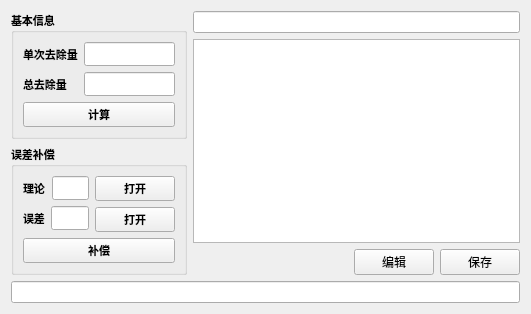
  <widget class="QWidget" name="centralWidget">
   <layout class="QGridLayout" name="gridLayout_4">
    <item row="0" column="0">
     <layout class="QVBoxLayout" name="verticalLayout_6">
      <item>
       <layout class="QHBoxLayout" name="horizontalLayout_5" stretch="1,3">
        <item>
         <layout class="QVBoxLayout" name="verticalLayout">
          <item>
           <widget class="QGroupBox" name="groupBox">
            <property name="font">
             <font>
              <family>Agency FB</family>
              <pointsize>8</pointsize>
              <weight>75</weight>
              <bold>true</bold>
             </font>
            </property>
            <property name="styleSheet">
             <string notr="true">QPalette{background:#F5F5F5;}QGroupBox#gboxDevicePanel&gt;QLabel{color:#000000;}

QWidget#frmMain,QWidget[Form=&quot;true&quot;]{
border:1px solid #B2B6B9;
border-radius:0px;
}

.QFrame{
border:1px solid #B2B6B9;
border-radius:5px;
}

QLabel,QLineEdit,QTextEdit,QPlainTextEdit,QSpinBox,QGroupBox,QComboBox,QDateEdit,QTimeEdit,QDateTimeEdit,QSpinBox,QTreeView,QListView,QTableView,QTabWidget::pane{
color:#000000;
}

QWidget#widget_title{
background:qlineargradient(spread:pad,x1:0,y1:0,x2:0,y2:1,stop:0 #E1E4E6,stop:1 #CCD3D9);
}

QLabel#lab_Ico,QLabel#lab_Title{
border-radius:0px;
color:#000000;
background-color:rgba(0,0,0,0);
border-style:none;
}

QToolButton::menu-indicator{
image:None;
}

QToolButton,QWidget#widget_frm&gt;QLabel{
border-style:none;
padding:10px;
color:#000000;
background:qlineargradient(spread:pad,x1:0,y1:0,x2:0,y2:1,stop:0 #E1E4E6,stop:1 #CCD3D9);
}

QToolButton:hover,QWidget#widget_frm&gt;QLabel:hover{
background:qlineargradient(spread:pad,x1:0,y1:0,x2:0,y2:1,stop:0 #F2F3F4,stop:1 #E7E9EB);
}

QLabel[labVideo=&quot;true&quot;]{
color:#000000;
border:1px solid #B2B6B9;
background:qlineargradient(spread:pad,x1:0,y1:0,x2:0,y2:1,stop:0 #E1E4E6,stop:1 #CCD3D9);
}

QLabel[labVideo=&quot;true&quot;]:focus{
border:1px solid #FF0000;
background:qlineargradient(spread:pad,x1:0,y1:0,x2:0,y2:1,stop:0 #F2F3F4,stop:1 #E7E9EB);
}

QLineEdit,QTextEdit,QPlainTextEdit,QSpinBox{
border:1px solid #B2B6B9;
border-radius:5px;
padding:2px;
background:none;
selection-background-color:#E1E4E6;
selection-color:#000000;
}

QLineEdit[echoMode=&quot;2&quot;]{
lineedit-password-character:9679;
}

.QGroupBox{
border:1px solid #B2B6B9;
border-radius:5px;
}

.QPushButton{
border-style:none;
border:1px solid #B2B6B9;
color:#000000;
padding:5px;
min-height:20px;
border-radius:5px;
background:qlineargradient(spread:pad,x1:0,y1:0,x2:0,y2:1,stop:0 #E1E4E6,stop:1 #CCD3D9);
}

.QPushButton:hover{
background:qlineargradient(spread:pad,x1:0,y1:0,x2:0,y2:1,stop:0 #F2F3F4,stop:1 #E7E9EB);
}

.QPushButton:pressed{
background:qlineargradient(spread:pad,x1:0,y1:0,x2:0,y2:1,stop:0 #E1E4E6,stop:1 #CCD3D9);
}

.QPushButton:disabled{
color:#838383;
background:#F4F4F4;
}

QPushButton#btnSplitterH{
padding:2px;
min-height:8px;
}

QPushButton#btnMenu,QPushButton#btnMenu_Min,QPushButton#btnMenu_Max,QPushButton#btnMenu_Close,QPushButton#btnSplitterV,QPushButton#btnSplitterH{
border-radius:0px;
color:#000000;
background-color:rgba(0,0,0,0);
border-style:none;
}

QPushButton#btnMenu:hover,QPushButton#btnMenu_Min:hover,QPushButton#btnMenu_Max:hover,QPushButton#btnSplitterV:hover,QPushButton#btnSplitterH:hover{
background-color:qlineargradient(spread:pad,x1:0,y1:1,x2:0,y2:0,stop:0 rgba(25,134,199,0),stop:1 #F2F3F4);
}

QPushButton#btnMenu_Close:hover{
background-color:qlineargradient(spread:pad,x1:0,y1:1,x2:0,y2:0,stop:0 rgba(238,0,0,128),stop:1 rgba(238,44,44,255));
}

QCheckBox{
color:#000000;
spacing:2px;
}

QCheckBox::indicator{
width:20px;
height:20px;
}

QCheckBox::indicator:unchecked{
image:url(:/image/checkbox_unchecked.png);
}

QCheckBox::indicator:checked{
image:url(:/image/checkbox_checked.png);
}

QRadioButton{
color:#000000;
spacing:2px;
}

QRadioButton::indicator{
width:15px;
height:15px;
}

QRadioButton::indicator::unchecked{
image:url(:/image/radio_normal.png);
}

QRadioButton::indicator::checked{
image:url(:/image/radio_selected.png);
}

QSpinBox::up-button,QDateEdit::up-button,QTimeEdit::up-button,QDateTimeEdit::up-button{
image:url(:/image/add_top.png);
}

QSpinBox::down-button,QDateEdit::down-button,QTimeEdit::down-button,QDateTimeEdit::down-button{
image:url(:/image/add_bottom.png);
}

QComboBox,QDateEdit,QTimeEdit,QDateTimeEdit,QSpinBox{
border-radius:3px;
padding:3px 5px 3px 5px;
border:1px solid #B2B6B9;
background:none;
selection-background-color:#E1E4E6;
selection-color:#000000;
}

QComboBox::drop-down,QDateEdit::drop-down,QTimeEdit::drop-down,QDateTimeEdit::drop-down{
subcontrol-origin:padding;
subcontrol-position:top right;
width:15px;
border-left-width:1px;
border-left-style:solid;
border-top-right-radius:3px;
border-bottom-right-radius:3px;
border-left-color:#B2B6B9;
}

QComboBox::down-arrow,QDateEdit::down-arrow,QTimeEdit::down-arrow,QDateTimeEdit::down-arrow{
image:url(:/image/add_bottom.png);
}

QMenu{
color:#000000;
background-color:#E1E4E6;
margin:2px;
}

QMenu::item{
padding:3px 20px 3px 20px;
}

QMenu::indicator{
width:13px;
height:13px;
}

QMenu::item:selected{
color:#000000;
border:0px solid #B2B6B9;
background:qlineargradient(spread:pad,x1:0,y1:0,x2:0,y2:1,stop:0 #E1E4E6,stop:1 #CCD3D9);
}

QMenu::separator{
height:1px;
background:#B2B6B9;
}

QProgressBar{
background:#E1E4E6;
border-radius:5px;
text-align:center;
border:1px solid #B2B6B9;
}

QProgressBar::chunk{
width:5px;
margin:0.5px;
background-color:#B2B6B9;
}

QSlider::groove:horizontal,QSlider::add-page:horizontal{
height:8px;
border-radius:3px;
background:#B2B6B9;
}

QSlider::sub-page:horizontal{
height:8px;
border-radius:3px;
background:#787878;
}

QSlider::handle:horizontal{
width:13px;
margin-top:-3px;
margin-bottom:-3px;
border-radius:6px;
background:qradialgradient(spread:pad,cx:0.5,cy:0.5,radius:0.5,fx:0.5,fy:0.5,stop:0.6 #FFFFFF,stop:0.8 #B2B6B9);
}

QSlider::groove:vertical,QSlider::sub-page:vertical{
width:8px;
border-radius:3px;
background:#B2B6B9;
}

QSlider::add-page:vertical{
width:8px;
border-radius:3px;
background:#787878;
}

QSlider::handle:vertical{
height:13px;
margin-left:-2px;
margin-right:-3px;
border-radius:6px;
background:qradialgradient(spread:pad,cx:0.5,cy:0.5,radius:0.5,fx:0.5,fy:0.5,stop:0.6 #FFFFFF,stop:0.8 #B2B6B9);
}

QScrollBar:vertical{
width:10px;
background-color:rgba(0,0,0,0%);
padding-top:10px;
padding-bottom:10px;
}

QScrollBar:horizontal{
height:10px;
background-color:rgba(0,0,0,0%);
padding-left:10px;
padding-right:10px;
}

QScrollBar::handle:vertical,QScrollBar::handle:horizontal{
width:10px;
background:#CCD3D9;
}

QScrollBar::handle:vertical:hover,QScrollBar::handle:horizontal:hover{
width:10px;
background:#E7E9EB;
}

QScrollBar::add-line:vertical{
height:10px;
width:10px;
subcontrol-position:bottom;
subcontrol-origin:margin;
border-border-image:url(:/image/add_bottom.png);
}

QScrollBar::add-line:horizontal{
height:10px;
width:10px;
subcontrol-position:right;
subcontrol-origin:margin;
border-image:url(:/image/add_right.png);
}

QScrollBar::sub-line:vertical{
height:10px;
width:10px;
subcontrol-position:top;
subcontrol-origin:margin;
border-image:url(:/image/add_top.png);
}

QScrollBar::sub-line:horizontal{
height:10px;
width:10px;
subcontrol-position:left;
subcontrol-origin:margin;
image:url(:/image/add_left.png);
}

QScrollBar::add-page:vertical,QScrollBar::sub-page:vertical,QScrollBar::add-page:horizontal,QScrollBar::sub-page:horizontal{
width:10px;
background:#B2B6B9;
}

QScrollArea{
border:0px;
}

QTreeView,QListView,QTableView,QTabWidget::pane{
border:1px solid #B2B6B9;
selection-background-color:#F2F3F4;
selection-color:#000000;
alternate-background-color:#E7E9EB;
}

QTableView::item:selected,QListView::item:selected,QTreeView::item:selected{
color:#000000;
background:qlineargradient(spread:pad,x1:0,y1:0,x2:0,y2:1,stop:0 #E1E4E6,stop:1 #CCD3D9);
}

QTableView::item:hover,QListView::item:hover,QTreeView::item:hover{
color:#000000;
background:qlineargradient(spread:pad,x1:0,y1:0,x2:0,y2:1,stop:0 #F2F3F4,stop:1 #E7E9EB);
}

QTableView::item,QListView::item,QTreeView::item{
padding:5px;
margin:0px;
}

QHeaderView::section,QTableCornerButton:section{
padding:3px;
margin:0px;
color:#000000;
border:1px solid #B2B6B9;
background:qlineargradient(spread:pad,x1:0,y1:0,x2:0,y2:1,stop:0 #F2F3F4,stop:1 #E7E9EB);
}

QTabBar::tab{
border-radius:5px;
border:1px solid #B2B6B9;
color:#000000;
min-width:55px;
min-height:20px;
padding:3px 8px 3px 8px;
margin:1px;
background:qlineargradient(spread:pad,x1:0,y1:0,x2:0,y2:1,stop:0 #F2F3F4,stop:1 #E7E9EB);
}

QTabBar::tab:selected,QTabBar::tab:hover{
background:qlineargradient(spread:pad,x1:0,y1:0,x2:0,y2:1,stop:0 #E1E4E6,stop:1 #CCD3D9);
}

QStatusBar::item{
border:0px solid #E1E4E6;
border-radius:3px;
}

QToolBox::tab,QToolTip,QGroupBox#gboxDevicePanel{
padding:3px;
border-radius: 5px;
color:#000000;
background:qlineargradient(spread:pad,x1:0,y1:0,x2:0,y2:1,stop:0 #E1E4E6,stop:1 #CCD3D9);
}

QToolBox::tab:selected{
background:qlineargradient(spread:pad,x1:0,y1:0,x2:0,y2:1,stop:0 #F2F3F4,stop:1 #E7E9EB);
}
</string>
            </property>
            <property name="title">
             <string>基本信息</string>
            </property>
            <layout class="QGridLayout" name="gridLayout_2">
             <item row="0" column="0">
              <layout class="QGridLayout" name="gridLayout">
               <item row="0" column="0">
                <widget class="QLabel" name="label_5">
                 <property name="font">
                  <font>
                   <family>Agency FB</family>
                  </font>
                 </property>
                 <property name="text">
                  <string>单次去除量</string>
                 </property>
                </widget>
               </item>
               <item row="1" column="1">
                <widget class="QLineEdit" name="edit_total"/>
               </item>
               <item row="0" column="1">
                <widget class="QLineEdit" name="edit_sigle"/>
               </item>
               <item row="1" column="0">
                <widget class="QLabel" name="label_6">
                 <property name="font">
                  <font>
                   <family>Agency FB</family>
                  </font>
                 </property>
                 <property name="text">
                  <string>总去除量</string>
                 </property>
                </widget>
               </item>
              </layout>
             </item>
             <item row="1" column="0">
              <widget class="QPushButton" name="pb_caculate">
               <property name="text">
                <string>计算</string>
               </property>
              </widget>
             </item>
            </layout>
           </widget>
          </item>
          <item>
           <widget class="QGroupBox" name="groupBox_2">
            <property name="font">
             <font>
              <family>Agency FB</family>
              <pointsize>8</pointsize>
              <weight>75</weight>
              <bold>true</bold>
             </font>
            </property>
            <property name="styleSheet">
             <string notr="true">QPalette{background:#F5F5F5;}QGroupBox#gboxDevicePanel&gt;QLabel{color:#000000;}

QWidget#frmMain,QWidget[Form=&quot;true&quot;]{
border:1px solid #B2B6B9;
border-radius:0px;
}

.QFrame{
border:1px solid #B2B6B9;
border-radius:5px;
}

QLabel,QLineEdit,QTextEdit,QPlainTextEdit,QSpinBox,QGroupBox,QComboBox,QDateEdit,QTimeEdit,QDateTimeEdit,QSpinBox,QTreeView,QListView,QTableView,QTabWidget::pane{
color:#000000;
}

QWidget#widget_title{
background:qlineargradient(spread:pad,x1:0,y1:0,x2:0,y2:1,stop:0 #E1E4E6,stop:1 #CCD3D9);
}

QLabel#lab_Ico,QLabel#lab_Title{
border-radius:0px;
color:#000000;
background-color:rgba(0,0,0,0);
border-style:none;
}

QToolButton::menu-indicator{
image:None;
}

QToolButton,QWidget#widget_frm&gt;QLabel{
border-style:none;
padding:10px;
color:#000000;
background:qlineargradient(spread:pad,x1:0,y1:0,x2:0,y2:1,stop:0 #E1E4E6,stop:1 #CCD3D9);
}

QToolButton:hover,QWidget#widget_frm&gt;QLabel:hover{
background:qlineargradient(spread:pad,x1:0,y1:0,x2:0,y2:1,stop:0 #F2F3F4,stop:1 #E7E9EB);
}

QLabel[labVideo=&quot;true&quot;]{
color:#000000;
border:1px solid #B2B6B9;
background:qlineargradient(spread:pad,x1:0,y1:0,x2:0,y2:1,stop:0 #E1E4E6,stop:1 #CCD3D9);
}

QLabel[labVideo=&quot;true&quot;]:focus{
border:1px solid #FF0000;
background:qlineargradient(spread:pad,x1:0,y1:0,x2:0,y2:1,stop:0 #F2F3F4,stop:1 #E7E9EB);
}

QLineEdit,QTextEdit,QPlainTextEdit,QSpinBox{
border:1px solid #B2B6B9;
border-radius:5px;
padding:2px;
background:none;
selection-background-color:#E1E4E6;
selection-color:#000000;
}

QLineEdit[echoMode=&quot;2&quot;]{
lineedit-password-character:9679;
}

.QGroupBox{
border:1px solid #B2B6B9;
border-radius:5px;
}

.QPushButton{
border-style:none;
border:1px solid #B2B6B9;
color:#000000;
padding:5px;
min-height:20px;
border-radius:5px;
background:qlineargradient(spread:pad,x1:0,y1:0,x2:0,y2:1,stop:0 #E1E4E6,stop:1 #CCD3D9);
}

.QPushButton:hover{
background:qlineargradient(spread:pad,x1:0,y1:0,x2:0,y2:1,stop:0 #F2F3F4,stop:1 #E7E9EB);
}

.QPushButton:pressed{
background:qlineargradient(spread:pad,x1:0,y1:0,x2:0,y2:1,stop:0 #E1E4E6,stop:1 #CCD3D9);
}

.QPushButton:disabled{
color:#838383;
background:#F4F4F4;
}

QPushButton#btnSplitterH{
padding:2px;
min-height:8px;
}

QPushButton#btnMenu,QPushButton#btnMenu_Min,QPushButton#btnMenu_Max,QPushButton#btnMenu_Close,QPushButton#btnSplitterV,QPushButton#btnSplitterH{
border-radius:0px;
color:#000000;
background-color:rgba(0,0,0,0);
border-style:none;
}

QPushButton#btnMenu:hover,QPushButton#btnMenu_Min:hover,QPushButton#btnMenu_Max:hover,QPushButton#btnSplitterV:hover,QPushButton#btnSplitterH:hover{
background-color:qlineargradient(spread:pad,x1:0,y1:1,x2:0,y2:0,stop:0 rgba(25,134,199,0),stop:1 #F2F3F4);
}

QPushButton#btnMenu_Close:hover{
background-color:qlineargradient(spread:pad,x1:0,y1:1,x2:0,y2:0,stop:0 rgba(238,0,0,128),stop:1 rgba(238,44,44,255));
}

QCheckBox{
color:#000000;
spacing:2px;
}

QCheckBox::indicator{
width:20px;
height:20px;
}

QCheckBox::indicator:unchecked{
image:url(:/image/checkbox_unchecked.png);
}

QCheckBox::indicator:checked{
image:url(:/image/checkbox_checked.png);
}

QRadioButton{
color:#000000;
spacing:2px;
}

QRadioButton::indicator{
width:15px;
height:15px;
}

QRadioButton::indicator::unchecked{
image:url(:/image/radio_normal.png);
}

QRadioButton::indicator::checked{
image:url(:/image/radio_selected.png);
}

QSpinBox::up-button,QDateEdit::up-button,QTimeEdit::up-button,QDateTimeEdit::up-button{
image:url(:/image/add_top.png);
}

QSpinBox::down-button,QDateEdit::down-button,QTimeEdit::down-button,QDateTimeEdit::down-button{
image:url(:/image/add_bottom.png);
}

QComboBox,QDateEdit,QTimeEdit,QDateTimeEdit,QSpinBox{
border-radius:3px;
padding:3px 5px 3px 5px;
border:1px solid #B2B6B9;
background:none;
selection-background-color:#E1E4E6;
selection-color:#000000;
}

QComboBox::drop-down,QDateEdit::drop-down,QTimeEdit::drop-down,QDateTimeEdit::drop-down{
subcontrol-origin:padding;
subcontrol-position:top right;
width:15px;
border-left-width:1px;
border-left-style:solid;
border-top-right-radius:3px;
border-bottom-right-radius:3px;
border-left-color:#B2B6B9;
}

QComboBox::down-arrow,QDateEdit::down-arrow,QTimeEdit::down-arrow,QDateTimeEdit::down-arrow{
image:url(:/image/add_bottom.png);
}

QMenu{
color:#000000;
background-color:#E1E4E6;
margin:2px;
}

QMenu::item{
padding:3px 20px 3px 20px;
}

QMenu::indicator{
width:13px;
height:13px;
}

QMenu::item:selected{
color:#000000;
border:0px solid #B2B6B9;
background:qlineargradient(spread:pad,x1:0,y1:0,x2:0,y2:1,stop:0 #E1E4E6,stop:1 #CCD3D9);
}

QMenu::separator{
height:1px;
background:#B2B6B9;
}

QProgressBar{
background:#E1E4E6;
border-radius:5px;
text-align:center;
border:1px solid #B2B6B9;
}

QProgressBar::chunk{
width:5px;
margin:0.5px;
background-color:#B2B6B9;
}

QSlider::groove:horizontal,QSlider::add-page:horizontal{
height:8px;
border-radius:3px;
background:#B2B6B9;
}

QSlider::sub-page:horizontal{
height:8px;
border-radius:3px;
background:#787878;
}

QSlider::handle:horizontal{
width:13px;
margin-top:-3px;
margin-bottom:-3px;
border-radius:6px;
background:qradialgradient(spread:pad,cx:0.5,cy:0.5,radius:0.5,fx:0.5,fy:0.5,stop:0.6 #FFFFFF,stop:0.8 #B2B6B9);
}

QSlider::groove:vertical,QSlider::sub-page:vertical{
width:8px;
border-radius:3px;
background:#B2B6B9;
}

QSlider::add-page:vertical{
width:8px;
border-radius:3px;
background:#787878;
}

QSlider::handle:vertical{
height:13px;
margin-left:-2px;
margin-right:-3px;
border-radius:6px;
background:qradialgradient(spread:pad,cx:0.5,cy:0.5,radius:0.5,fx:0.5,fy:0.5,stop:0.6 #FFFFFF,stop:0.8 #B2B6B9);
}

QScrollBar:vertical{
width:10px;
background-color:rgba(0,0,0,0%);
padding-top:10px;
padding-bottom:10px;
}

QScrollBar:horizontal{
height:10px;
background-color:rgba(0,0,0,0%);
padding-left:10px;
padding-right:10px;
}

QScrollBar::handle:vertical,QScrollBar::handle:horizontal{
width:10px;
background:#CCD3D9;
}

QScrollBar::handle:vertical:hover,QScrollBar::handle:horizontal:hover{
width:10px;
background:#E7E9EB;
}

QScrollBar::add-line:vertical{
height:10px;
width:10px;
subcontrol-position:bottom;
subcontrol-origin:margin;
border-border-image:url(:/image/add_bottom.png);
}

QScrollBar::add-line:horizontal{
height:10px;
width:10px;
subcontrol-position:right;
subcontrol-origin:margin;
border-image:url(:/image/add_right.png);
}

QScrollBar::sub-line:vertical{
height:10px;
width:10px;
subcontrol-position:top;
subcontrol-origin:margin;
border-image:url(:/image/add_top.png);
}

QScrollBar::sub-line:horizontal{
height:10px;
width:10px;
subcontrol-position:left;
subcontrol-origin:margin;
image:url(:/image/add_left.png);
}

QScrollBar::add-page:vertical,QScrollBar::sub-page:vertical,QScrollBar::add-page:horizontal,QScrollBar::sub-page:horizontal{
width:10px;
background:#B2B6B9;
}

QScrollArea{
border:0px;
}

QTreeView,QListView,QTableView,QTabWidget::pane{
border:1px solid #B2B6B9;
selection-background-color:#F2F3F4;
selection-color:#000000;
alternate-background-color:#E7E9EB;
}

QTableView::item:selected,QListView::item:selected,QTreeView::item:selected{
color:#000000;
background:qlineargradient(spread:pad,x1:0,y1:0,x2:0,y2:1,stop:0 #E1E4E6,stop:1 #CCD3D9);
}

QTableView::item:hover,QListView::item:hover,QTreeView::item:hover{
color:#000000;
background:qlineargradient(spread:pad,x1:0,y1:0,x2:0,y2:1,stop:0 #F2F3F4,stop:1 #E7E9EB);
}

QTableView::item,QListView::item,QTreeView::item{
padding:5px;
margin:0px;
}

QHeaderView::section,QTableCornerButton:section{
padding:3px;
margin:0px;
color:#000000;
border:1px solid #B2B6B9;
background:qlineargradient(spread:pad,x1:0,y1:0,x2:0,y2:1,stop:0 #F2F3F4,stop:1 #E7E9EB);
}

QTabBar::tab{
border-radius:5px;
border:1px solid #B2B6B9;
color:#000000;
min-width:55px;
min-height:20px;
padding:3px 8px 3px 8px;
margin:1px;
background:qlineargradient(spread:pad,x1:0,y1:0,x2:0,y2:1,stop:0 #F2F3F4,stop:1 #E7E9EB);
}

QTabBar::tab:selected,QTabBar::tab:hover{
background:qlineargradient(spread:pad,x1:0,y1:0,x2:0,y2:1,stop:0 #E1E4E6,stop:1 #CCD3D9);
}

QStatusBar::item{
border:0px solid #E1E4E6;
border-radius:3px;
}

QToolBox::tab,QToolTip,QGroupBox#gboxDevicePanel{
padding:3px;
border-radius: 5px;
color:#000000;
background:qlineargradient(spread:pad,x1:0,y1:0,x2:0,y2:1,stop:0 #E1E4E6,stop:1 #CCD3D9);
}

QToolBox::tab:selected{
background:qlineargradient(spread:pad,x1:0,y1:0,x2:0,y2:1,stop:0 #F2F3F4,stop:1 #E7E9EB);
}
</string>
            </property>
            <property name="title">
             <string>误差补偿</string>
            </property>
            <layout class="QGridLayout" name="gridLayout_3">
             <item row="0" column="0">
              <layout class="QHBoxLayout" name="horizontalLayout_4">
               <item>
                <layout class="QVBoxLayout" name="verticalLayout_4">
                 <item>
                  <layout class="QHBoxLayout" name="horizontalLayout_2">
                   <item>
                    <widget class="QLabel" name="label">
                     <property name="text">
                      <string>理论</string>
                     </property>
                    </widget>
                   </item>
                   <item>
                    <widget class="QLineEdit" name="lineEdit_3"/>
                   </item>
                  </layout>
                 </item>
                 <item>
                  <layout class="QHBoxLayout" name="horizontalLayout_3">
                   <item>
                    <widget class="QLabel" name="label_2">
                     <property name="text">
                      <string>误差</string>
                     </property>
                    </widget>
                   </item>
                   <item>
                    <widget class="QLineEdit" name="lineEdit_4"/>
                   </item>
                  </layout>
                 </item>
                </layout>
               </item>
               <item>
                <layout class="QVBoxLayout" name="verticalLayout_3">
                 <item>
                  <widget class="QPushButton" name="open">
                   <property name="text">
                    <string>打开</string>
                   </property>
                  </widget>
                 </item>
                 <item>
                  <widget class="QPushButton" name="open1">
                   <property name="text">
                    <string>打开</string>
                   </property>
                  </widget>
                 </item>
                </layout>
               </item>
              </layout>
             </item>
             <item row="1" column="0">
              <widget class="QPushButton" name="pb_compensation">
               <property name="text">
                <string>补偿</string>
               </property>
              </widget>
             </item>
            </layout>
           </widget>
          </item>
         </layout>
        </item>
        <item>
         <layout class="QVBoxLayout" name="verticalLayout_5">
          <item>
           <layout class="QVBoxLayout" name="verticalLayout_2">
            <item>
             <widget class="QLineEdit" name="lineEdit_2"/>
            </item>
            <item>
             <widget class="QPlainTextEdit" name="plainTextEdit"/>
            </item>
           </layout>
          </item>
          <item>
           <layout class="QHBoxLayout" name="horizontalLayout">
            <item>
             <spacer name="horizontalSpacer">
              <property name="orientation">
               <enum>Qt::Horizontal</enum>
              </property>
              <property name="sizeHint" stdset="0">
               <size>
                <width>40</width>
                <height>20</height>
               </size>
              </property>
             </spacer>
            </item>
            <item>
             <widget class="QPushButton" name="pb_edit">
              <property name="text">
               <string>编辑</string>
              </property>
             </widget>
            </item>
            <item>
             <widget class="QPushButton" name="pb_save">
              <property name="text">
               <string>保存</string>
              </property>
             </widget>
            </item>
           </layout>
          </item>
         </layout>
        </item>
       </layout>
      </item>
      <item>
       <widget class="QLineEdit" name="lineEdit"/>
      </item>
     </layout>
    </item>
   </layout>
  </widget>
